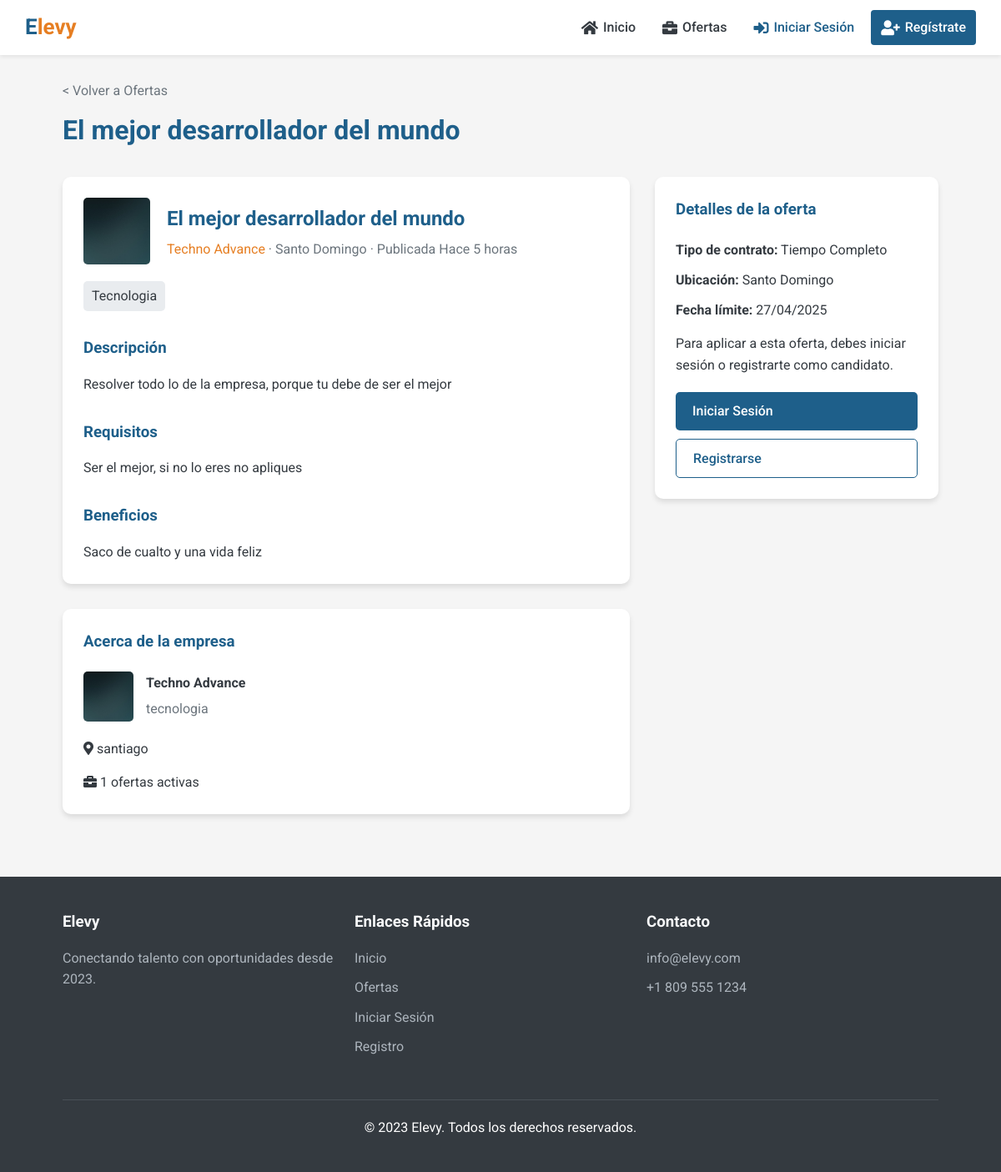
Screenshot of /pages/detalle-oferta.php?id=2 with the database file from the repository.
### tables this page shows
CREATE TABLE `ofertas` (
  `id` int(11) NOT NULL AUTO_INCREMENT,
  `empresa_id` int(11) NOT NULL,
  `titulo` varchar(100) NOT NULL,
  `ubicacion` varchar(50) NOT NULL,
  `tipo_contrato` enum('tiempo_completo','medio_tiempo','temporal','proyecto','practicas') NOT NULL,
  `salario_min` decimal(10,2) DEFAULT NULL,
  `salario_max` decimal(10,2) DEFAULT NULL,
  `mostrar_salario` tinyint(1) DEFAULT 1,
  `descripcion` text NOT NULL,
  `requisitos` text NOT NULL,
  `beneficios` text DEFAULT NULL,
  `fecha_publicacion` datetime DEFAULT current_timestamp(),
  `fecha_cierre` date DEFAULT NULL,
  `estado` enum('activa','cerrada') DEFAULT 'activa',
  PRIMARY KEY (`id`),
  KEY `empresa_id` (`empresa_id`),
  CONSTRAINT `ofertas_ibfk_1` FOREIGN KEY (`empresa_id`) REFERENCES `empresas` (`id`) ON DELETE CASCADE
);

CREATE TABLE `empresas` (
  `id` int(11) NOT NULL AUTO_INCREMENT,
  `usuario_id` int(11) NOT NULL,
  `nombre` varchar(100) NOT NULL,
  `telefono` varchar(20) DEFAULT NULL,
  `ubicacion` varchar(50) DEFAULT NULL,
  `direccion` text DEFAULT NULL,
  `sector` varchar(50) DEFAULT NULL,
  `descripcion` text DEFAULT NULL,
  `logo` varchar(255) DEFAULT NULL,
  PRIMARY KEY (`id`),
  KEY `usuario_id` (`usuario_id`),
  CONSTRAINT `empresas_ibfk_1` FOREIGN KEY (`usuario_id`) REFERENCES `usuarios` (`id`) ON DELETE CASCADE
);

CREATE TABLE `categorias_ofertas` (
  `id` int(11) NOT NULL AUTO_INCREMENT,
  `oferta_id` int(11) NOT NULL,
  `categoria` varchar(50) NOT NULL,
  PRIMARY KEY (`id`),
  KEY `oferta_id` (`oferta_id`),
  CONSTRAINT `categorias_ofertas_ibfk_1` FOREIGN KEY (`oferta_id`) REFERENCES `ofertas` (`id`) ON DELETE CASCADE
);

### includes/db.php (called while the page is built, shortened)
<?php
function conectarDB() {
    $conn = new mysqli(DB_HOST, DB_USER, DB_PASS, DB_NAME);
    $conn->set_charset("utf8");
    return $conn;
}
function prepararConsulta($conn, $sql, $params = [], $types = '') {
    $stmt = $conn->prepare($sql);
    if (!empty($params)) {
        if (empty($types)) {
            $types = '';
            foreach ($params as $param) {
                if (is_int($param)) {
                    $types .= 'i';
                } elseif (is_float($param)) {
                    $types .= 'd';
                } elseif (is_string($param)) {
                    $types .= 's';
                } else {
                    $types .= 'b';
                }
            }
        }
        $stmt->bind_param($types, ...$params);
    }
    return $stmt;
}
function obtenerRegistro($sql, $params = [], $types = '') {
    $conn = conectarDB();
    $stmt = prepararConsulta($conn, $sql, $params, $types);
    $stmt->execute();
    $result = $stmt->get_result();
    $registro = $result->fetch_assoc();
    return $registro;
}
function obtenerRegistros($sql, $params = [], $types = '') {
    $conn = conectarDB();
    $stmt = prepararConsulta($conn, $sql, $params, $types);
    $stmt->execute();
    $result = $stmt->get_result();
    $registros = $result->fetch_all(MYSQLI_ASSOC);
    return $registros;
}
?>

### includes/functions.php (called while the page is built, shortened)
<?php
require_once 'db.php';
function estaAutenticado() {
    return isset($_SESSION['usuario_id']);
}
function formatearFecha($fecha) {
    $timestamp = strtotime($fecha);
    return date('d/m/Y', $timestamp);
}
function tiempoTranscurrido($fecha) {
    $ahora = time();
    $tiempo = strtotime($fecha);
    $diferencia = $ahora - $tiempo;
    $segundos = $diferencia;
    $minutos = round($diferencia / 60);
    $horas = round($diferencia / 3600);
    $dias = round($diferencia / 86400);
    $semanas = round($diferencia / 604800);
    $meses = round($diferencia / 2419200);
    $años = round($diferencia / 29030400);
    if ($segundos < 60) {
        return "Hace un momento";
    } else if ($minutos < 60) {
        return $minutos === 1 ? "Hace 1 minuto" : "Hace $minutos minutos";
    } else if ($horas < 24) {
        return $horas === 1 ? "Hace 1 hora" : "Hace $horas horas";
    } else if ($dias < 7) {
        return $dias === 1 ? "Hace 1 día" : "Hace $dias días";
    } else if ($semanas < 4) {
        return $semanas === 1 ? "Hace 1 semana" : "Hace $semanas semanas";
    } else if ($meses < 12) {
        return $meses === 1 ? "Hace 1 mes" : "Hace $meses meses";
    } else {
        return $años === 1 ? "Hace 1 año" : "Hace $años años";
    }
}
?>

### pages/detalle-oferta.php (the view, shortened to what this page needs)
<?php
require_once '../includes/header.php';
$oferta_id = (int)$_GET['id'];
$oferta = obtenerRegistro(
    "SELECT o.*, e.nombre as empresa_nombre, e.logo as empresa_logo, e.sector as empresa_sector,
            e.ubicacion as empresa_ubicacion
    FROM ofertas o
    INNER JOIN empresas e ON o.empresa_id = e.id
    WHERE o.id = ? AND o.estado = 'activa'",
    [$oferta_id]
);
$categorias = obtenerRegistros(
    "SELECT categoria FROM categorias_ofertas WHERE oferta_id = ?",
    [$oferta_id]
);
$tipos_contrato = [
    'tiempo_completo' => 'Tiempo Completo',
    'medio_tiempo' => 'Medio Tiempo',
    'temporal' => 'Temporal',
    'proyecto' => 'Por Proyecto',
    'practicas' => 'Prácticas Profesionales'
];
?>
<div class="container">
    <div style="margin: 30px 0;">
        <a href="ofertas.php" style="text-decoration: none; color: var(--gray-color);">< Volver a Ofertas</a>
        <h1 style="color: var(--primary-color); margin-top: 10px;"><?php echo htmlspecialchars($oferta['titulo']); ?></h1>
    </div>
    <div style="display: flex; flex-wrap: wrap; gap: 30px; margin-bottom: 50px;">
        <div style="flex: 2; min-width: 300px;">
            <div class="card" style="margin-bottom: 30px;">
                <div style="display: flex; align-items: center; margin-bottom: 20px;">
                    <?php if (!empty($oferta['empresa_logo'])): ?>
                        <img src="<?php echo SITE_URL . '/uploads/photos/' . $oferta['empresa_logo']; ?>" alt="Logo de la empresa" style="width: 80px; height: 80px; border-radius: 5px; object-fit: cover; margin-right: 20px;">
                    <?php else: ?>
                        <div style="width: 80px; height: 80px; border-radius: 5px; background-color: var(--light-gray); display: flex; align-items: center; justify-content: center; margin-right: 20px;">
                            <i class="fas fa-building" style="font-size: 30px; color: var(--gray-color);"></i>
                        </div>
                    <?php endif; ?>
                    <div>
                        <h2 style="color: var(--primary-color); margin-bottom: 5px;"><?php echo htmlspecialchars($oferta['titulo']); ?></h2>
                        <p style="color: var(--gray-color);">
                            <a href="#empresa" style="color: var(--accent-color); text-decoration: none;"><?php echo htmlspecialchars($oferta['empresa_nombre']); ?></a> ·
                            <?php echo htmlspecialchars($oferta['ubicacion']); ?> ·
                            Publicada <?php echo tiempoTranscurrido($oferta['fecha_publicacion']); ?>
                        </p>
                    </div>
                </div>
                <?php if (!empty($categorias)): ?>
                    <div style="margin-bottom: 20px;">
                        <?php foreach ($categorias as $categoria): ?>
                            <span style="display: inline-block; padding: 5px 10px; background-color: var(--light-gray); color: var(--dark-color); border-radius: 5px; margin-right: 10px; margin-bottom: 10px;">
                                <?php echo htmlspecialchars(ucfirst($categoria['categoria'])); ?>
                            </span>
                        <?php endforeach; ?>
                    </div>
                <?php endif; ?>
                <h3 style="color: var(--primary-color); margin-bottom: 15px;">Descripción</h3>
                <div style="margin-bottom: 30px;">
                    <?php echo nl2br(htmlspecialchars($oferta['descripcion'])); ?>
                </div>
                <h3 style="color: var(--primary-color); margin-bottom: 15px;">Requisitos</h3>
                <div style="margin-bottom: 30px;">
                    <?php echo nl2br(htmlspecialchars($oferta['requisitos'])); ?>
                </div>
                <?php if (!empty($oferta['beneficios'])): ?>
                    <h3 style="color: var(--primary-color); margin-bottom: 15px;">Beneficios</h3>
                    <div>
                        <?php echo nl2br(htmlspecialchars($oferta['beneficios'])); ?>
                    </div>
                <?php endif; ?>
            </div>
            <div id="empresa" class="card">
                <h3 style="color: var(--primary-color); margin-bottom: 20px;">Acerca de la empresa</h3>
                <div style="display: flex; align-items: center; margin-bottom: 20px;">
                    <?php if (!empty($oferta['empresa_logo'])): ?>
                        <img src="<?php echo SITE_URL . '/uploads/photos/' . $oferta['empresa_logo']; ?>" alt="Logo de la empresa" style="width: 60px; height: 60px; border-radius: 5px; object-fit: cover; margin-right: 15px;">
                    <?php else: ?>
                        <div style="width: 60px; height: 60px; border-radius: 5px; background-color: var(--light-gray); display: flex; align-items: center; justify-content: center; margin-right: 15px;">
                            <i class="fas fa-building" style="font-size: 24px; color: var(--gray-color);"></i>
                        </div>
                    <?php endif; ?>
                    <div>
                        <h4 style="margin-bottom: 5px;"><?php echo htmlspecialchars($oferta['empresa_nombre']); ?></h4>
                        <p style="color: var(--gray-color);"><?php echo htmlspecialchars($oferta['empresa_sector']); ?></p>
                    </div>
                </div>
                <p style="margin-bottom: 15px;"><i class="fas fa-map-marker-alt"></i> <?php echo htmlspecialchars($oferta['empresa_ubicacion']); ?></p>
                <?php
                $ofertas_empresa = obtenerRegistro(
                    "SELECT COUNT(*) as total FROM ofertas WHERE empresa_id = ? AND estado = 'activa'",
                    [$oferta['empresa_id']]
                );
                ?>
                <p><i class="fas fa-briefcase"></i> <?php echo $ofertas_empresa['total']; ?> ofertas activas</p>
            </div>
        </div>
        <div style="flex: 1; min-width: 250px;">
            <div class="card" style="position: sticky; top: 100px;">
                <h3 style="color: var(--primary-color); margin-bottom: 20px;">Detalles de la oferta</h3>
                <div style="margin-bottom: 15px;">
                    <p style="margin-bottom: 10px;"><strong>Tipo de contrato:</strong> <?php echo htmlspecialchars($tipos_contrato[$oferta['tipo_contrato']] ?? $oferta['tipo_contrato']); ?></p>
                    <p style="margin-bottom: 10px;"><strong>Ubicación:</strong> <?php echo htmlspecialchars($oferta['ubicacion']); ?></p>
                    <?php if (!empty($oferta['fecha_cierre'])): ?>
                        <p style="margin-bottom: 10px;"><strong>Fecha límite:</strong> <?php echo formatearFecha($oferta['fecha_cierre']); ?></p>
                    <?php endif; ?>
                </div>
                <?php if (!estaAutenticado()): ?>
                    <p style="margin-bottom: 20px;">Para aplicar a esta oferta, debes iniciar sesión o registrarte como candidato.</p>
                    <a href="login.php" class="btn btn-primary" style="width: 100%; margin-bottom: 10px;">Iniciar Sesión</a>
                    <a href="registro-candidato.php" class="btn btn-outline" style="width: 100%;">Registrarse</a>
                <?php elseif (esRol('empresa')): ?>
                    <p style="text-align: center; color: var(--gray-color);">Esta es una vista previa de cómo ven los candidatos tu oferta.</p>
                <?php endif; ?>
            </div>
        </div>
    </div>
</div>
<?php require_once '../includes/footer.php'; ?>

### css/styles.css (style rules this page uses)
:root { --primary-color: #1e5f8a; --secondary-color: #3498db; --accent-color: #e67e22; --light-color: #f8f9fa; --dark-color: #343a40; --gray-color: #6c757d; --light-gray: #e9ecef; --success-color: #28a745; }
* { margin: 0; padding: 0; box-sizing: border-box; font-family: 'Roboto', sans-serif; }
body { background-color: #f5f5f5; color: var(--dark-color); line-height: 1.6; transition: opacity 0.3s ease; }
.page-transition { animation: fadeEffect 0.5s; }
.container { width: 90%; max-width: 1200px; margin: 0 auto; padding: 0 15px; }
.btn { display: inline-block; padding: 10px 20px; border: none; border-radius: 5px; cursor: pointer; text-decoration: none; font-weight: 500; transition: all 0.3s; }
.btn-primary { background-color: var(--primary-color); color: white; }
.btn-outline { background-color: transparent; color: var(--primary-color); border: 1px solid var(--primary-color); }
.card { background-color: white; border-radius: 10px; box-shadow: 0 4px 6px rgba(0,0,0,0.1); padding: 25px; margin-bottom: 25px; transition: transform 0.3s, box-shadow 0.3s; }

### rows the page displays
ofertas: titulo "El mejor desarrollador del mundo", empresa.logo (picture), empresa.nombre "Techno Advance", ubicacion "Santo Domingo", fecha_publicacion "Hace 5 horas", descripcion "Resolver todo lo de la empresa, porque tu debe de ser el mejor", requisitos "Ser el mejor, si no lo eres no apliques", beneficios "Saco de cualto y una vida feliz", empresa.sector "tecnologia", empresa.ubicacion "santiago", tipo_contrato "Tiempo Completo", fecha_cierre "27/04/2025"
categorias_ofertas: categoria "Tecnologia"

### other values shown
$ofertas_empresa['total'] "1"
